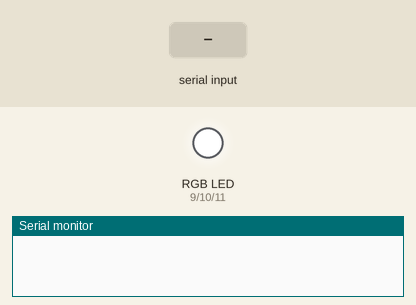
The sketch below on a simulated Arduino Uno, built with avr-gcc and run on an emulated ATmega328P. Shown: an RGB LED mixed from three pins (HIGH = lit), the last lines printed to the serial monitor. The inputs (shaded band) are chosen by the test bench.

Above: at 1.2 s.
1.3 s: "T,1\n" received over the second serial link
At 2.1 s:
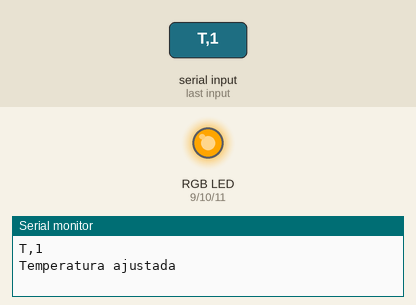
2.8 s: "I,1\n" received over the second serial link
At 3.3 s:
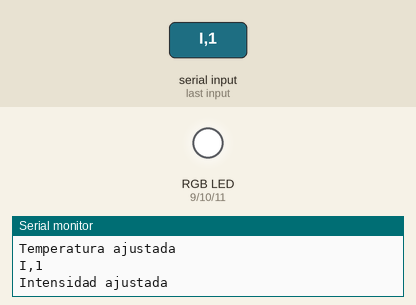
4.3 s: "I90\n" received over the second serial link
At 5.5 s:
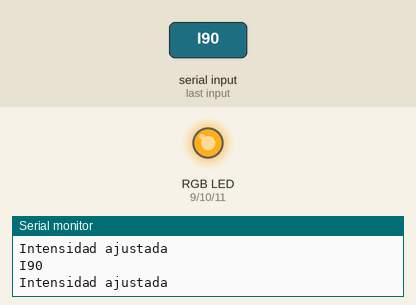
5.8 s: "C,1\n" received over the second serial link
At 6.7 s:
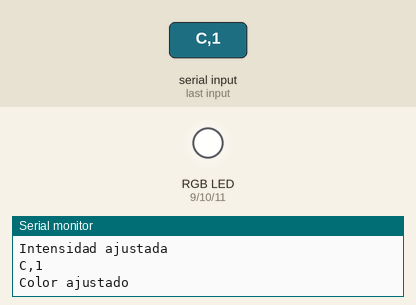
7.3 s: "T90\n" received over the second serial link
At 7.9 s:
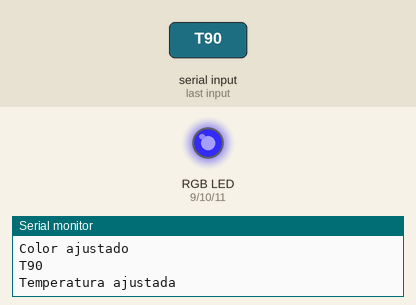
8.8 s: "OFF\n" received over the second serial link
At 10.2 s:
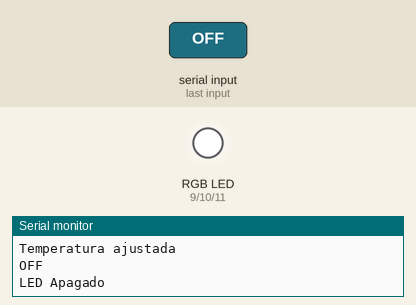
Timing chart, 0 to 11.3 s (numbered marks = the images above; inputs shaded):
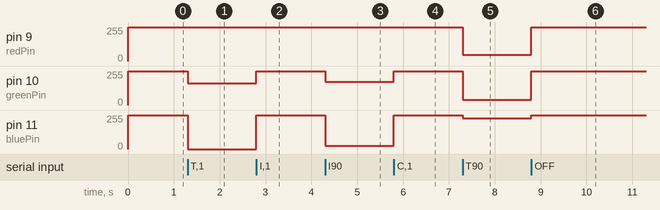

The sketch:

BluetoothLed.ino
```cpp
#include <SoftwareSerial.h>

SoftwareSerial BTSerial(2, 3); // RX, TX

const int redPin = 9;
const int greenPin = 10;
const int bluePin = 11;

int currentRed = 255;
int currentGreen = 255;
int currentBlue = 255;
float currentIntensity = 1.0;

void setup() {
  pinMode(redPin, OUTPUT);
  pinMode(greenPin, OUTPUT);
  pinMode(bluePin, OUTPUT);

  BTSerial.begin(9600);
  Serial.begin(9600); // For debugging

  // Apagar el LED al inicio
  analogWrite(redPin, 255);
  analogWrite(greenPin, 255);
  analogWrite(bluePin, 255);
}

void loop() {
  if (BTSerial.available() > 0) {
    String receivedString = BTSerial.readStringUntil('\n');
    Serial.println(receivedString); // For debugging
    if (receivedString.startsWith("T")) {
      int temperatureValue = receivedString.substring(1).toInt();
      setTemperature(temperatureValue);
      Serial.println("Temperatura ajustada");
    } else if (receivedString.startsWith("I")) {
      float intensityValue = receivedString.substring(1).toFloat() / 100.0;
      setIntensity(intensityValue);
      Serial.println("Intensidad ajustada");
    } else if (receivedString.startsWith("C")) {
      int commaIndex1 = receivedString.indexOf(',');
      int commaIndex2 = receivedString.lastIndexOf(',');
      int redValue = receivedString.substring(1, commaIndex1).toInt();
      int greenValue = receivedString.substring(commaIndex1 + 1, commaIndex2).toInt();
      int blueValue = receivedString.substring(commaIndex2 + 1).toInt();
      setColor(redValue, greenValue, blueValue);
      Serial.println("Color ajustado");
    } else if (receivedString == "ON") {
      setColor(255, 255, 255); // Blanco normal (valores altos para encender)
      Serial.println("LED Encendido");
    } else if (receivedString == "OFF") {
      setColor(0, 0, 0); // Apagado (valores bajos)
      Serial.println("LED Apagado");
    }
  }
}

void setTemperature(int temperature) {
  currentRed = map(temperature, 0, 100, 0, 255);
  currentGreen = map(temperature, 0, 100, 90, 255); // Ajustar según sea necesario
  currentBlue = map(temperature, 0, 100, 255, 0);
  applyIntensity();
}

void setIntensity(float intensity) {
  currentIntensity = intensity;
  applyIntensity();
}

void applyIntensity() {
  analogWrite(redPin, 255 - (currentRed * currentIntensity));
  analogWrite(greenPin, 255 - (currentGreen * currentIntensity));
  analogWrite(bluePin, 255 - (currentBlue * currentIntensity));
}

void setColor(int red, int green, int blue) {
  currentRed = red;
  currentGreen = green;
  currentBlue = blue;
  applyIntensity();
}
```

Measured:
- after the input at 1.3 s, pin 10 (greenPin): 255/255 → 165/255 at once; pin 11 (bluePin): 255/255 → 0/255 at once
- after the input at 2.8 s, pin 10 (greenPin): 165/255 → 255/255 at once; pin 11 (bluePin): 0/255 → 255/255 at once
- after the input at 4.3 s, pin 10 (greenPin): 255/255 → 174/255 at once; pin 11 (bluePin): 255/255 → 25/255 at once
- after the input at 5.8 s, pin 10 (greenPin): 174/255 → 255/255 at once; pin 11 (bluePin): 25/255 → 254/255 at once
- after the input at 7.3 s, pin 9 (redPin): 255/255 → 48/255 at once; pin 10 (greenPin): 255/255 → 40/255 at once; pin 11 (bluePin): 254/255 → 231/255 at once
- after the input at 8.8 s, pin 9 (redPin): 48/255 → 255/255 at once; pin 10 (greenPin): 40/255 → 255/255 at once; pin 11 (bluePin): 231/255 → 255/255 at once
